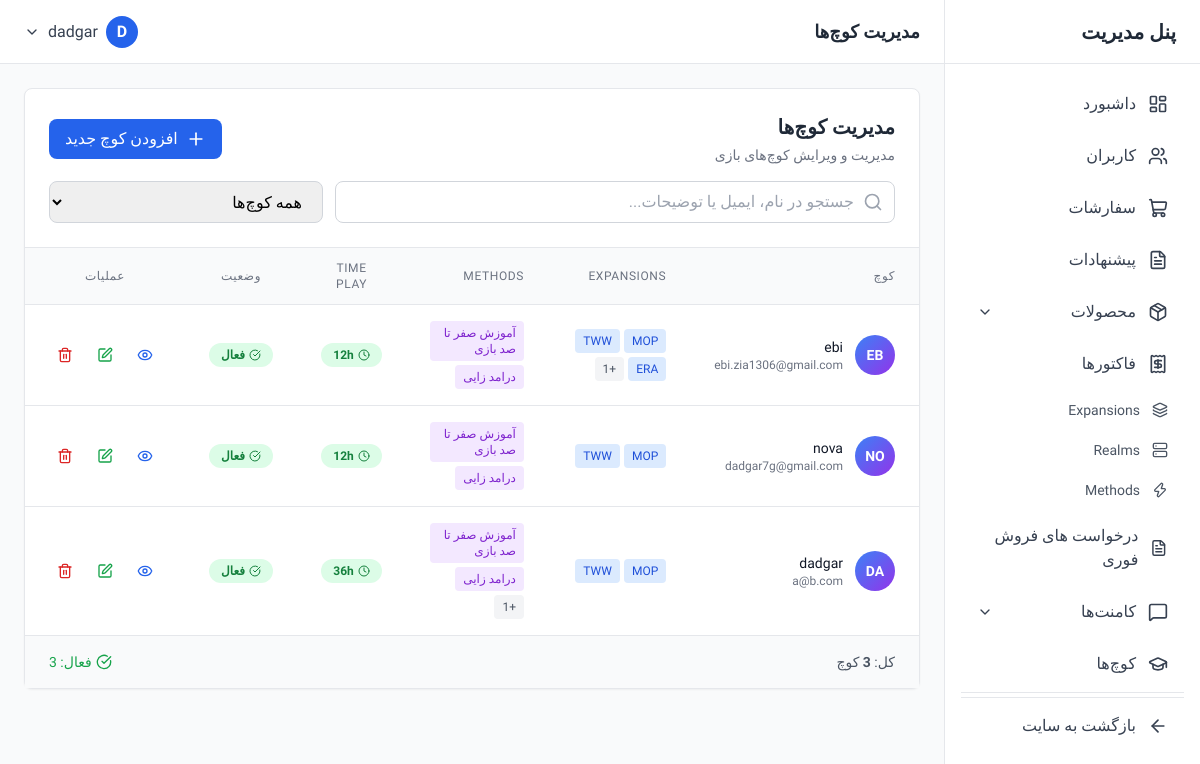
The app's page /dashboard/coaches/ (signed in), older data.
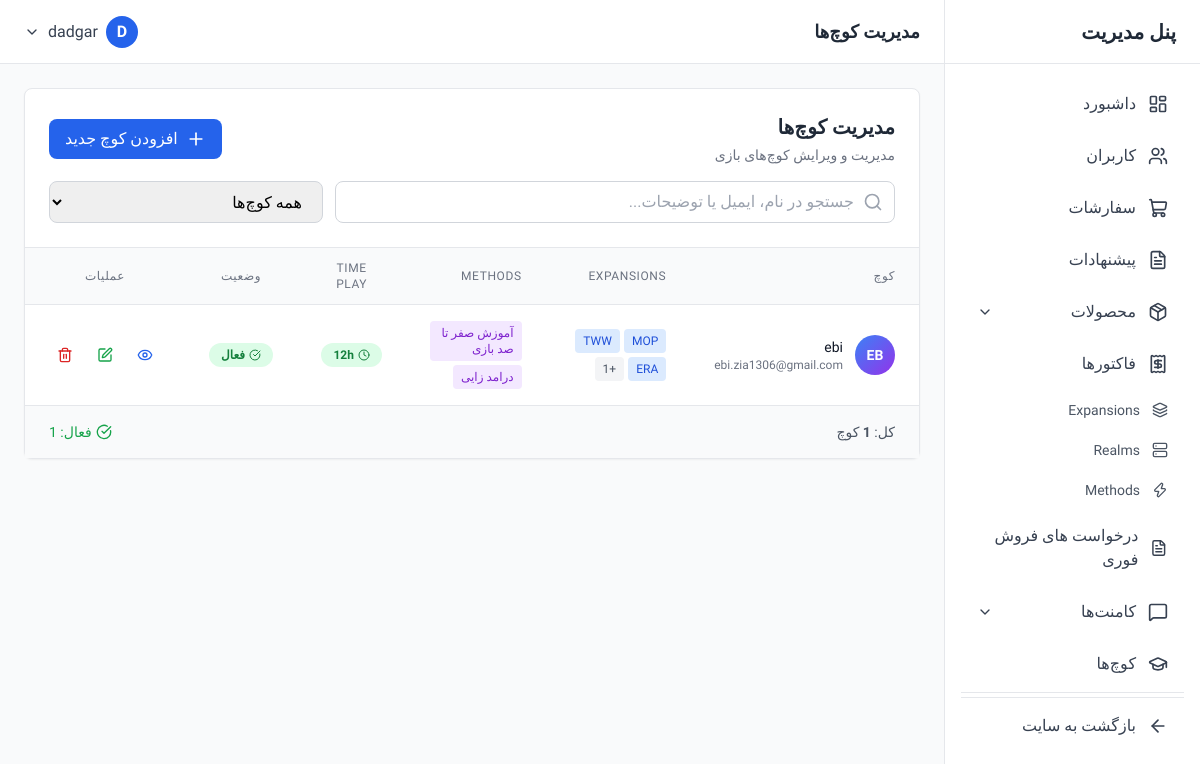
The same page, newer data.
### core/models.py (models this page shows, shortened)
class Coach(models.Model):
    user = models.OneToOneField(User, on_delete=models.CASCADE)
    expansions = models.ManyToManyField(Expansion)
    methods = models.ManyToManyField(Method)
    description = models.TextField()
    timeplay = models.PositiveIntegerField()
    enable = models.BooleanField(default=False)

class Expansion(models.Model):
    name = models.CharField(max_length=100, unique=True)

class Method(models.Model):
    name = models.CharField(max_length=100, unique=True)

### account/models.py (models this page shows, shortened)
class User(AbstractUser):
    email = models.EmailField('Email Address', unique=True)
    phone = models.CharField('Phone Number', max_length=15)
    discord_id = models.CharField('Discord ID', max_length=255)
    last_activation_email_sent = models.DateTimeField(null=True, blank=True)

### dashboard/views.py (the view)
# urls.py: path("coaches/", views.CoachListView.as_view(), name="coach_list"),
@login_required
@user_passes_test(is_admin)
def coach_list(request):
    coaches = Coach.objects.select_related('user').prefetch_related('expansions', 'methods').order_by('-id')
    search = request.GET.get('search', '')
    if search:
        coaches = coaches.filter(
            Q(user__username__icontains=search) |
            Q(user__email__icontains=search) |
            Q(description__icontains=search)
        )
    status_filter = request.GET.get('status', '')
    if status_filter == 'enabled':
        coaches = coaches.filter(enable=True)
    elif status_filter == 'disabled':
        coaches = coaches.filter(enable=False)
    context = {
        'coaches': coaches,
        'search': search,
        'status_filter': status_filter,
    }
    return render(request, 'dashboard/coaches/list.html', context)

### dashboard/views.py (called while the page is built)
def is_admin(user):
    return user.is_staff or user.is_superuser

### dashboard/templates/dashboard/coaches/list.html (shortened to what the changed rows need)
{% extends 'dashboard/base.html' %}
{% block page_title %}مدیریت کوچ‌ها{% endblock %}
{% block content %}
<div class="bg-white rounded-lg shadow-sm border border-gray-200">
    <div class="p-6 border-b border-gray-200">
        <div class="flex flex-col md:flex-row md:items-center md:justify-between gap-4">
            <div>
                <h2 class="text-xl font-semibold text-gray-800">مدیریت کوچ‌ها</h2>
            </div>
        </div>
    </div>
    <div class="overflow-x-auto">
        <table class="w-full">
            <thead class="bg-gray-50 border-b border-gray-200">
                <tr>
                    <th class="px-6 py-3 text-right text-xs font-medium text-gray-500 uppercase tracking-wider">کوچ</th>
                    <th class="px-6 py-3 text-right text-xs font-medium text-gray-500 uppercase tracking-wider">Expansions</th>
                    <th class="px-6 py-3 text-right text-xs font-medium text-gray-500 uppercase tracking-wider">Methods</th>
                    <th class="px-6 py-3 text-center text-xs font-medium text-gray-500 uppercase tracking-wider">Time Play</th>
                    <th class="px-6 py-3 text-center text-xs font-medium text-gray-500 uppercase tracking-wider">وضعیت</th>
                    <th class="px-6 py-3 text-center text-xs font-medium text-gray-500 uppercase tracking-wider">عملیات</th>
                </tr>
            </thead>
            <tbody class="bg-white divide-y divide-gray-200">
                {% for coach in coaches %}
                <tr class="hover:bg-gray-50 transition-colors">
                    <td class="px-6 py-4">
                        <div class="flex items-center gap-3">
                            <div class="w-10 h-10 rounded-full bg-gradient-to-br from-blue-500 to-purple-600 flex items-center justify-center text-white font-bold text-sm">
                                {{ coach.user.username|slice:":2"|upper }}
                            </div>
                            <div>
                                <p class="text-sm font-medium text-gray-900">{{ coach.user.username }}</p>
                                <p class="text-xs text-gray-500">{{ coach.user.email }}</p>
                            </div>
                        </div>
                    </td>
                    <td class="px-6 py-4">
                        <div class="flex flex-wrap gap-1">
                            {% for expansion in coach.expansions.all|slice:":3" %}
                                <span class="inline-flex items-center px-2 py-1 bg-blue-100 text-blue-700 rounded text-xs">
                                    {{ expansion.name }}
                                </span>
                            {% empty %}
                                <span class="text-xs text-gray-400">-</span>
                            {% endfor %}
                            {% if coach.expansions.count > 3 %}
                                <span class="inline-flex items-center px-2 py-1 bg-gray-100 text-gray-600 rounded text-xs">
                                    +{{ coach.expansions.count|add:"-3" }}
                                </span>
                            {% endif %}
                        </div>
                    </td>
                    <td class="px-6 py-4">
                        <div class="flex flex-wrap gap-1">
                            {% for method in coach.methods.all|slice:":2" %}
                                <span class="inline-flex items-center px-2 py-1 bg-purple-100 text-purple-700 rounded text-xs">
                                    {{ method.name }}
                                </span>
                            {% empty %}
                                <span class="text-xs text-gray-400">-</span>
                            {% endfor %}
                            {% if coach.methods.count > 2 %}
                                <span class="inline-flex items-center px-2 py-1 bg-gray-100 text-gray-600 rounded text-xs">
                                    +{{ coach.methods.count|add:"-2" }}
                                </span>
                            {% endif %}
                        </div>
                    </td>
                    <td class="px-6 py-4 text-center">
                        <span class="inline-flex items-center gap-1 px-3 py-1 bg-green-100 text-green-700 rounded-full text-xs font-semibold">
                            <i data-lucide="clock" class="w-3 h-3"></i>
                            {{ coach.timeplay }}h
                        </span>
                    </td>
                    <td class="px-6 py-4 text-center">
                        {% if coach.enable %}
                            <span class="inline-flex items-center gap-1 px-3 py-1 bg-green-100 text-green-700 rounded-full text-xs font-semibold">
                                <i data-lucide="check-circle" class="w-3 h-3"></i>
                                فعال
                            </span>
                        {% else %}
                            <span class="inline-flex items-center gap-1 px-3 py-1 bg-red-100 text-red-700 rounded-full text-xs font-semibold">
                                <i data-lucide="x-circle" class="w-3 h-3"></i>
                                غیرفعال
                            </span>
                        {% endif %}
                    </td>
                    <td class="px-6 py-4">
                        <div class="flex items-center justify-center gap-2">
                            <a href="{% url 'dashboard:coach_detail' coach.id %}" class="p-2 text-blue-600 hover:bg-blue-50 rounded-lg transition-colors" title="مشاهده">
                                <i data-lucide="eye" class="w-4 h-4"></i>
                            </a>
                            <a href="{% url 'dashboard:coach_edit' coach.id %}" class="p-2 text-green-600 hover:bg-green-50 rounded-lg transition-colors" title="ویرایش">
                                <i data-lucide="edit" class="w-4 h-4"></i>
                            </a>
                            <a href="{% url 'dashboard:coach_delete' coach.id %}" class="p-2 text-red-600 hover:bg-red-50 rounded-lg transition-colors" title="حذف">
                                <i data-lucide="trash-2" class="w-4 h-4"></i>
                            </a>
                        </div>
                    </td>
                </tr>
                {% endfor %}
            </tbody>
        </table>
    </div>
    <div class="px-6 py-4 border-t border-gray-200 bg-gray-50">
        <div class="flex items-center justify-between text-sm">
            <span class="text-gray-600">
                کل: <span class="font-semibold">{{ coaches.count }}</span> کوچ
            </span>
            <div class="flex items-center gap-4">
                <span class="flex items-center gap-1 text-green-600">
                    <i data-lucide="check-circle" class="w-4 h-4"></i>
                    فعال: {{ coaches|length }}
                </span>
            </div>
        </div>
    </div>
</div>
{% endblock %}

Row changes from the older to the newer data that the page shows:
removed Coach: user.username "NO", user.username "nova", user.email "dadgar7g@gmail.com", timeplay "12", enable True (drawn), Expansion (name "MOP"), Expansion (name "TWW"), Method (name "آموزش صفر تا صد بازی"), Method (name "درامد زایی")
removed Coach: user.username "DA", user.username "dadgar", user.email "a@b.com", methods.count|add "1", timeplay "36", enable True (drawn), Expansion (name "MOP"), Expansion (name "TWW"), Method (name "آموزش صفر تا صد بازی"), Method (name "درامد زایی")
Text that changed along with them:
{{ coaches.count }}: "3" → "1"
{{ coaches|length }}: "3" → "1"
